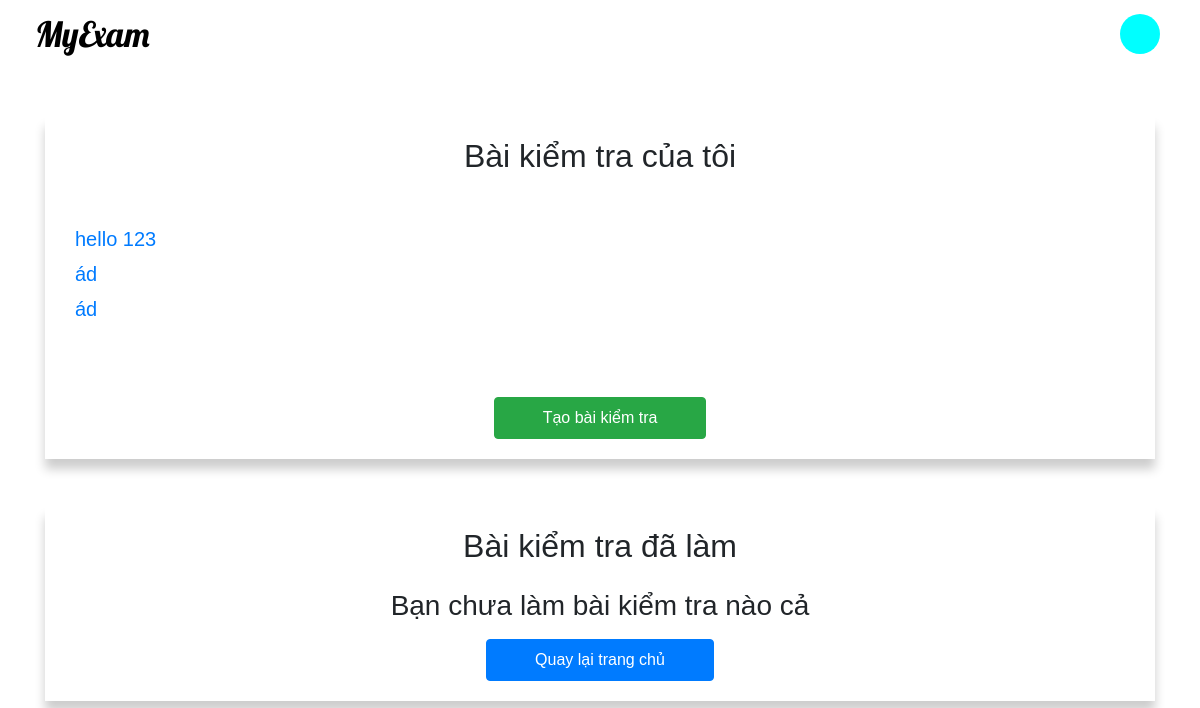
The app's page /home/user=admin/my-test/ (signed in) with its own data.
### home/models.py (models this page shows, shortened)
class Exam(models.Model):
    key = models.ForeignKey( User ,on_delete = models.CASCADE)
    examName = models.CharField(max_length= 200, default= "")
    dateCreate = models.DateField(default = datetime.now,blank = True, editable = False)

### home/views.py (the view, shortened to what this page needs)
# urls.py: path('home/user=<str:username>/my-test/', views.myTest, name= "my-test"),
def myTest(request, username):
    user = request.session.get('user', None)
    print(user)
    if user is None or user == '' or user == []:
        return redirect(reverse('sign-in'))
    user = User.objects.get(username = username)
    my_exams = Exam.objects.filter(key=user)
    my_exams_context = []
    for exam in my_exams:
        my_exams_context.append(exam.examName)
    if my_exams_context == []:
        my_exams_context = 'none'
    do_exams = Exam.objects.exclude(key = user)# lấy ra những exams không phải do user có này tạo ra
    done_exams_context = []
    for exam in do_exams:
        creator = exam.key
        score_obj = []
        for score in Point.objects.filter(key1 = user,key2 = exam):
            score_obj.append(score)
        score = None
        if score_obj ==[]:
            pass
    if done_exams_context == []:
        done_exams_context = 'none'
    print(my_exams_context)
    context = {
        "user": user,
        "my_exams":my_exams_context,
        "done_exams":done_exams_context,
    }
    return render(request,"home/my-test.html",{"context":context})

### home/templates/home/my-test.html (shortened to what this page needs)
{% extends "home/base/base-home.html" %}
{% block my-home %}
    {% url 'home' context.user.username %}
{% endblock %}
{% block content %}
    <div class="container pb-5">
        <div class="test-section mt-5">
            <h2 class="text-center mb-4">Bài kiểm tra của tôi</h2>
            {% if context.my_exams == 'none' %}
                <h3 class="text-center">Bạn chưa có bài kiểm tra nào </h3>
            {% else %}
                <div class="my-exam">
                    {% for exam in context.my_exams %}
                        <a href="{% url 'list-question' context.user.username exam %}" class="my-exam__exam">{{ exam }}</a>
                    {% endfor %}
                </div>
            {% endif %}
            <div class="d-flex justify-content-center mt-5">
                <button type="button" class="btn btn-success px-5 py-2" id="createTestBtn" data-toggle="modal" data-target="#myModal">Tạo bài kiểm tra</a>
            </div>
        </div>
        <div class="test-section mt-5">
            <h2 class="text-center mb-4">Bài kiểm tra đã làm</h2>
            {% if context.done_exams == 'none' %}
                <h3 class="text-center"> Bạn chưa làm bài kiểm tra nào cả</h3>
                <div class="d-flex justify-content-center mt-3">
                    <a href="{% url 'home' context.user.username %}" class="btn btn-primary px-5 py-2">Quay lại trang chủ</a>
                </div>
            {% endif %}
        </div>
    </div>
{% endblock %}

### home/static/home/css/style.css (style rules this page uses)
:root { --color-primary-light:#00e8e8; }
* { font-family: Arial, Helvetica, sans-serif; margin:0; padding:0; box-sizing: border-box; }
.test-section { padding: 20px; box-shadow: 0px 10px 10px rgba(0,0,0,.2); }
.my-exam__exam { margin: 5px 0; display:block !important; font-size:20px !important; transition: all .2s linear; border-radius: 2px; }
.my-exam { padding: 20px 10px; max-height: 200px !important; overflow-y: scroll; }

### records on screen
Exam: my_exams "hello 123"
Exam: my_exams "ád"
Exam: my_exams "ád"
